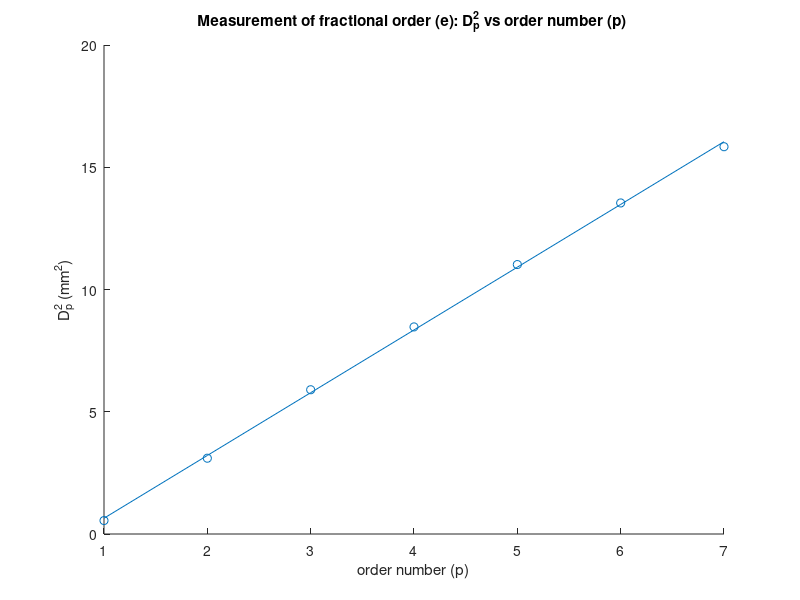
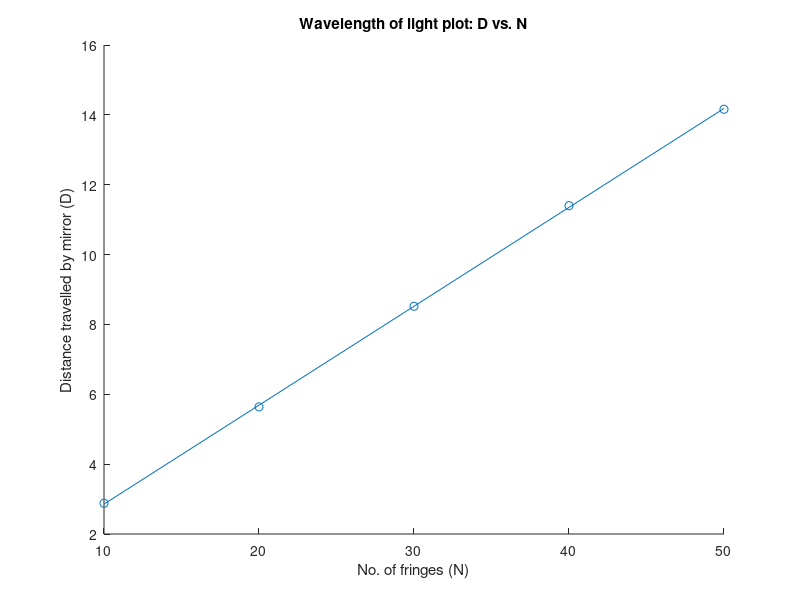

MATLAB code for these plots, in order:
clear
clc
y=[0.55 3.10 5.90 8.47 11.02 13.54 15.84];
x=1:7;

p=polyfit(x,y,1);
hold on
scatter(x,y)
plot(x,polyval(p,x))
hold off
err=sum((y-polyval(p,x)).^2);
xlabel('order number (p)')
ylabel('D_p^2 (mm^2)')
title('Measurement of fractional order (e): D_p^2 vs order number (p) ')


figure()
x=10:10:50;
y=[2.88 5.64 8.52 11.40 14.16];
p1=polyfit(x,y,1);
hold on
scatter(x,y)
plot(x,polyval(p1,x))
hold off
err1=sum((y-polyval(p1,y)).^2);
xlabel('No. of fringes (N)')
ylabel('Distance travelled by mirror (D)')
title('Wavelength of light plot: D vs. N')


